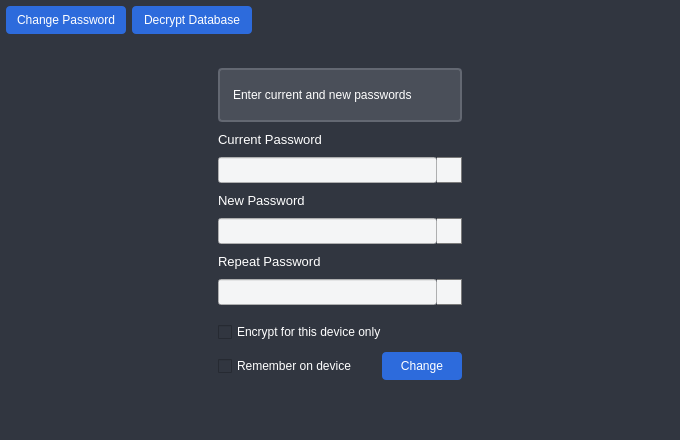
<?xml version="1.0" encoding="UTF-8"?>
<ui version="4.0">
 <class>encryption</class>
 <widget class="QMainWindow" name="encryption">
  <property name="windowModality">
   <enum>Qt::ApplicationModal</enum>
  </property>
  <property name="geometry">
   <rect>
    <x>0</x>
    <y>0</y>
    <width>680</width>
    <height>440</height>
   </rect>
  </property>
  <property name="minimumSize">
   <size>
    <width>680</width>
    <height>440</height>
   </size>
  </property>
  <property name="maximumSize">
   <size>
    <width>680</width>
    <height>440</height>
   </size>
  </property>
  <property name="font">
   <font>
    <pointsize>12</pointsize>
   </font>
  </property>
  <property name="windowTitle">
   <string>MainWindow</string>
  </property>
  <property name="styleSheet">
   <string notr="true">QWidget {
background:#313640;
color: white;
}
QLineEdit {
background-color: #F4F5F6;
color: black;
}
QPushButton {
background: #2D6BDC;
border-radius: 4px;
height: 28px;
width: 80px;
}
QPushButton::hover {
background: #0039AA;
}
QPushButton::pressed {
background: #1452C3;
}
QCheckBox:hover {
	color: #2D6BDC;
}
QCheckBox:checked {
	color: #2D6BDC;
}</string>
  </property>
  <property name="locale">
   <locale language="English" country="UnitedStates"/>
  </property>
  <widget class="QWidget" name="centralwidget">
   <layout class="QVBoxLayout" name="verticalLayout">
    <property name="spacing">
     <number>0</number>
    </property>
    <property name="leftMargin">
     <number>0</number>
    </property>
    <property name="topMargin">
     <number>0</number>
    </property>
    <property name="rightMargin">
     <number>0</number>
    </property>
    <property name="bottomMargin">
     <number>0</number>
    </property>
    <item>
     <widget class="QStackedWidget" name="stacked_widget">
      <property name="font">
       <font>
        <pointsize>10</pointsize>
       </font>
      </property>
      <property name="currentIndex">
       <number>1</number>
      </property>
      <widget class="QWidget" name="encrypt_database">
       <layout class="QGridLayout" name="gridLayout">
        <property name="leftMargin">
         <number>0</number>
        </property>
        <property name="topMargin">
         <number>0</number>
        </property>
        <property name="rightMargin">
         <number>0</number>
        </property>
        <property name="bottomMargin">
         <number>0</number>
        </property>
        <property name="spacing">
         <number>0</number>
        </property>
        <item row="9" column="1">
         <spacer name="verticalSpacer_5">
          <property name="orientation">
           <enum>Qt::Vertical</enum>
          </property>
          <property name="sizeType">
           <enum>QSizePolicy::Fixed</enum>
          </property>
          <property name="sizeHint" stdset="0">
           <size>
            <width>20</width>
            <height>10</height>
           </size>
          </property>
         </spacer>
        </item>
        <item row="0" column="1">
         <spacer name="verticalSpacer_3">
          <property name="orientation">
           <enum>Qt::Vertical</enum>
          </property>
          <property name="sizeHint" stdset="0">
           <size>
            <width>20</width>
            <height>40</height>
           </size>
          </property>
         </spacer>
        </item>
        <item row="4" column="1">
         <spacer name="verticalSpacer_6">
          <property name="orientation">
           <enum>Qt::Vertical</enum>
          </property>
          <property name="sizeType">
           <enum>QSizePolicy::Fixed</enum>
          </property>
          <property name="sizeHint" stdset="0">
           <size>
            <width>20</width>
            <height>10</height>
           </size>
          </property>
         </spacer>
        </item>
        <item row="17" column="1">
         <spacer name="verticalSpacer_7">
          <property name="orientation">
           <enum>Qt::Vertical</enum>
          </property>
          <property name="sizeHint" stdset="0">
           <size>
            <width>20</width>
            <height>40</height>
           </size>
          </property>
         </spacer>
        </item>
        <item row="1" column="1">
         <widget class="QLabel" name="notification_encrypt">
          <property name="sizePolicy">
           <sizepolicy hsizetype="Preferred" vsizetype="Preferred">
            <horstretch>0</horstretch>
            <verstretch>0</verstretch>
           </sizepolicy>
          </property>
          <property name="minimumSize">
           <size>
            <width>244</width>
            <height>54</height>
           </size>
          </property>
          <property name="maximumSize">
           <size>
            <width>244</width>
            <height>54</height>
           </size>
          </property>
          <property name="styleSheet">
           <string notr="true">QLabel {
border: 2px solid #636872;
background-color: #4A4F59;
padding: 10px;
border-radius:4px;
}</string>
          </property>
          <property name="text">
           <string>Enter a password to encrypt the database</string>
          </property>
         </widget>
        </item>
        <item row="12" column="1">
         <spacer name="verticalSpacer">
          <property name="orientation">
           <enum>Qt::Vertical</enum>
          </property>
          <property name="sizeType">
           <enum>QSizePolicy::Fixed</enum>
          </property>
          <property name="sizeHint" stdset="0">
           <size>
            <width>20</width>
            <height>17</height>
           </size>
          </property>
         </spacer>
        </item>
        <item row="6" column="1">
         <layout class="QHBoxLayout" name="horizontalLayout_2">
          <property name="spacing">
           <number>0</number>
          </property>
          <item>
           <widget class="QLineEdit" name="new_password_encrypt">
            <property name="maximumSize">
             <size>
              <width>16777215</width>
              <height>26</height>
             </size>
            </property>
            <property name="echoMode">
             <enum>QLineEdit::Password</enum>
            </property>
           </widget>
          </item>
          <item>
           <widget class="QPushButton" name="new_password_encrypt_button">
            <property name="maximumSize">
             <size>
              <width>16777215</width>
              <height>16777215</height>
             </size>
            </property>
            <property name="styleSheet">
             <string notr="true">QPushButton {
background-color: #F4F5F6;
width: 24px;
height: 24px;
border-radius: 0px;
border: 1px solid #7A7A7A;
border-left: 0px solid #7A7A7A;
}
QPushButton::pressed {
background-color: #C2DEF4;
}</string>
            </property>
            <property name="text">
             <string/>
            </property>
            <property name="icon">
             <iconset resource="../resources/application.qrc">
              <normaloff>:/img/eye.svg</normaloff>:/img/eye.svg</iconset>
            </property>
           </widget>
          </item>
         </layout>
        </item>
        <item row="3" column="1">
         <widget class="QLabel" name="new_password_encrypt_text">
          <property name="font">
           <font>
            <pointsize>10</pointsize>
           </font>
          </property>
          <property name="text">
           <string>New Password</string>
          </property>
         </widget>
        </item>
        <item row="1" column="0">
         <spacer name="horizontalSpacer">
          <property name="orientation">
           <enum>Qt::Horizontal</enum>
          </property>
          <property name="sizeHint" stdset="0">
           <size>
            <width>40</width>
            <height>20</height>
           </size>
          </property>
         </spacer>
        </item>
        <item row="7" column="1">
         <spacer name="verticalSpacer_4">
          <property name="orientation">
           <enum>Qt::Vertical</enum>
          </property>
          <property name="sizeType">
           <enum>QSizePolicy::Fixed</enum>
          </property>
          <property name="sizeHint" stdset="0">
           <size>
            <width>20</width>
            <height>10</height>
           </size>
          </property>
         </spacer>
        </item>
        <item row="14" column="1">
         <spacer name="verticalSpacer_8">
          <property name="orientation">
           <enum>Qt::Vertical</enum>
          </property>
          <property name="sizeType">
           <enum>QSizePolicy::Fixed</enum>
          </property>
          <property name="sizeHint" stdset="0">
           <size>
            <width>20</width>
            <height>10</height>
           </size>
          </property>
         </spacer>
        </item>
        <item row="16" column="1">
         <layout class="QHBoxLayout" name="horizontalLayout">
          <item>
           <widget class="QCheckBox" name="remember_encrypt">
            <property name="text">
             <string>Remember on device</string>
            </property>
           </widget>
          </item>
          <item>
           <widget class="QPushButton" name="encrypt_button">
            <property name="maximumSize">
             <size>
              <width>80</width>
              <height>16777215</height>
             </size>
            </property>
            <property name="text">
             <string>Encrypt</string>
            </property>
           </widget>
          </item>
         </layout>
        </item>
        <item row="10" column="1">
         <layout class="QHBoxLayout" name="horizontalLayout_3">
          <property name="spacing">
           <number>0</number>
          </property>
          <item>
           <widget class="QLineEdit" name="repeat_password_encrypt">
            <property name="maximumSize">
             <size>
              <width>16777215</width>
              <height>26</height>
             </size>
            </property>
            <property name="echoMode">
             <enum>QLineEdit::Password</enum>
            </property>
           </widget>
          </item>
          <item>
           <widget class="QPushButton" name="repeat_password_encrypt_button">
            <property name="maximumSize">
             <size>
              <width>16777215</width>
              <height>16777215</height>
             </size>
            </property>
            <property name="styleSheet">
             <string notr="true">QPushButton {
background-color: #F4F5F6;
width: 24px;
height: 24px;
border-radius: 0px;
border: 1px solid #7A7A7A;
border-left: 0px solid #7A7A7A;
}
QPushButton::pressed {
background-color: #C2DEF4;
}</string>
            </property>
            <property name="text">
             <string/>
            </property>
            <property name="icon">
             <iconset resource="../resources/application.qrc">
              <normaloff>:/img/eye.svg</normaloff>:/img/eye.svg</iconset>
            </property>
           </widget>
          </item>
         </layout>
        </item>
        <item row="1" column="2">
         <spacer name="horizontalSpacer_2">
          <property name="orientation">
           <enum>Qt::Horizontal</enum>
          </property>
          <property name="sizeHint" stdset="0">
           <size>
            <width>40</width>
            <height>20</height>
           </size>
          </property>
         </spacer>
        </item>
        <item row="2" column="1">
         <spacer name="verticalSpacer_2">
          <property name="orientation">
           <enum>Qt::Vertical</enum>
          </property>
          <property name="sizeType">
           <enum>QSizePolicy::Fixed</enum>
          </property>
          <property name="sizeHint" stdset="0">
           <size>
            <width>20</width>
            <height>10</height>
           </size>
          </property>
         </spacer>
        </item>
        <item row="8" column="1">
         <widget class="QLabel" name="repeat_password_encrypt_text">
          <property name="font">
           <font>
            <pointsize>10</pointsize>
           </font>
          </property>
          <property name="text">
           <string>Repeat Password</string>
          </property>
         </widget>
        </item>
        <item row="13" column="1">
         <layout class="QHBoxLayout" name="horizontalLayout_4">
          <item>
           <widget class="QCheckBox" name="use_hwid_encrypt">
            <property name="text">
             <string>Encrypt for this device only</string>
            </property>
           </widget>
          </item>
         </layout>
        </item>
       </layout>
      </widget>
      <widget class="QWidget" name="other_action">
       <layout class="QVBoxLayout" name="verticalLayout_2">
        <property name="spacing">
         <number>0</number>
        </property>
        <property name="leftMargin">
         <number>6</number>
        </property>
        <property name="topMargin">
         <number>6</number>
        </property>
        <property name="rightMargin">
         <number>6</number>
        </property>
        <property name="bottomMargin">
         <number>6</number>
        </property>
        <item>
         <layout class="QHBoxLayout" name="horizontalLayout_5">
          <property name="spacing">
           <number>0</number>
          </property>
          <item>
           <widget class="QPushButton" name="change_password_button">
            <property name="minimumSize">
             <size>
              <width>120</width>
              <height>0</height>
             </size>
            </property>
            <property name="text">
             <string>Change Password</string>
            </property>
           </widget>
          </item>
          <item>
           <spacer name="horizontalSpacer_4">
            <property name="orientation">
             <enum>Qt::Horizontal</enum>
            </property>
            <property name="sizeType">
             <enum>QSizePolicy::Fixed</enum>
            </property>
            <property name="sizeHint" stdset="0">
             <size>
              <width>6</width>
              <height>20</height>
             </size>
            </property>
           </spacer>
          </item>
          <item>
           <widget class="QPushButton" name="decrypt_database_button">
            <property name="minimumSize">
             <size>
              <width>120</width>
              <height>0</height>
             </size>
            </property>
            <property name="text">
             <string>Decrypt Database</string>
            </property>
           </widget>
          </item>
          <item>
           <spacer name="horizontalSpacer_3">
            <property name="orientation">
             <enum>Qt::Horizontal</enum>
            </property>
            <property name="sizeHint" stdset="0">
             <size>
              <width>40</width>
              <height>20</height>
             </size>
            </property>
           </spacer>
          </item>
         </layout>
        </item>
        <item>
         <widget class="QStackedWidget" name="other_action_stacked_widget">
          <widget class="QWidget" name="change_password">
           <layout class="QGridLayout" name="gridLayout_3">
            <property name="leftMargin">
             <number>0</number>
            </property>
            <property name="topMargin">
             <number>0</number>
            </property>
            <property name="rightMargin">
             <number>0</number>
            </property>
            <property name="bottomMargin">
             <number>0</number>
            </property>
            <property name="spacing">
             <number>0</number>
            </property>
            <item row="1" column="0">
             <spacer name="horizontalSpacer_7">
              <property name="orientation">
               <enum>Qt::Horizontal</enum>
              </property>
              <property name="sizeHint" stdset="0">
               <size>
                <width>40</width>
                <height>20</height>
               </size>
              </property>
             </spacer>
            </item>
            <item row="8" column="1">
             <widget class="QLabel" name="new__change_password_text">
              <property name="font">
               <font>
                <pointsize>10</pointsize>
               </font>
              </property>
              <property name="text">
               <string>New Password</string>
              </property>
             </widget>
            </item>
            <item row="19" column="1">
             <spacer name="verticalSpacer_17">
              <property name="orientation">
               <enum>Qt::Vertical</enum>
              </property>
              <property name="sizeType">
               <enum>QSizePolicy::Fixed</enum>
              </property>
              <property name="sizeHint" stdset="0">
               <size>
                <width>20</width>
                <height>10</height>
               </size>
              </property>
             </spacer>
            </item>
            <item row="11" column="1">
             <layout class="QHBoxLayout" name="horizontalLayout_9">
              <property name="spacing">
               <number>0</number>
              </property>
              <item>
               <widget class="QLineEdit" name="new_change_password">
                <property name="minimumSize">
                 <size>
                  <width>0</width>
                  <height>26</height>
                 </size>
                </property>
                <property name="maximumSize">
                 <size>
                  <width>16777215</width>
                  <height>26</height>
                 </size>
                </property>
                <property name="echoMode">
                 <enum>QLineEdit::Password</enum>
                </property>
               </widget>
              </item>
              <item>
               <widget class="QPushButton" name="new_change_password_eye_button">
                <property name="styleSheet">
                 <string notr="true">QPushButton {
background-color: #F4F5F6;
width: 24px;
height: 24px;
border-radius: 0px;
border: 1px solid #7A7A7A;
border-left: 0px solid #7A7A7A;
}
QPushButton::pressed {
background-color: #C2DEF4;
}</string>
                </property>
                <property name="text">
                 <string/>
                </property>
                <property name="icon">
                 <iconset resource="../resources/application.qrc">
                  <normaloff>:/img/eye.svg</normaloff>:/img/eye.svg</iconset>
                </property>
               </widget>
              </item>
             </layout>
            </item>
            <item row="12" column="1">
             <spacer name="verticalSpacer_20">
              <property name="orientation">
               <enum>Qt::Vertical</enum>
              </property>
              <property name="sizeType">
               <enum>QSizePolicy::Fixed</enum>
              </property>
              <property name="sizeHint" stdset="0">
               <size>
                <width>20</width>
                <height>10</height>
               </size>
              </property>
             </spacer>
            </item>
            <item row="6" column="1">
             <layout class="QHBoxLayout" name="horizontalLayout_12">
              <property name="spacing">
               <number>0</number>
              </property>
              <item>
               <widget class="QLineEdit" name="current_change_password">
                <property name="minimumSize">
                 <size>
                  <width>0</width>
                  <height>26</height>
                 </size>
                </property>
                <property name="maximumSize">
                 <size>
                  <width>16777215</width>
                  <height>26</height>
                 </size>
                </property>
                <property name="echoMode">
                 <enum>QLineEdit::Password</enum>
                </property>
               </widget>
              </item>
              <item>
               <widget class="QPushButton" name="current_change_password_eye_button">
                <property name="styleSheet">
                 <string notr="true">QPushButton {
background-color: #F4F5F6;
width: 24px;
height: 24px;
border-radius: 0px;
border: 1px solid #7A7A7A;
border-left: 0px solid #7A7A7A;
}
QPushButton::pressed {
background-color: #C2DEF4;
}</string>
                </property>
                <property name="text">
                 <string/>
                </property>
                <property name="icon">
                 <iconset resource="../resources/application.qrc">
                  <normaloff>:/img/eye.svg</normaloff>:/img/eye.svg</iconset>
                </property>
               </widget>
              </item>
             </layout>
            </item>
            <item row="18" column="1">
             <layout class="QHBoxLayout" name="horizontalLayout_6">
              <property name="spacing">
               <number>0</number>
              </property>
              <item>
               <widget class="QCheckBox" name="use_hwid_change_password">
                <property name="text">
                 <string>Encrypt for this device only</string>
                </property>
               </widget>
              </item>
             </layout>
            </item>
            <item row="20" column="1">
             <layout class="QHBoxLayout" name="horizontalLayout_7">
              <property name="spacing">
               <number>0</number>
              </property>
              <item>
               <widget class="QCheckBox" name="remember_change_password">
                <property name="text">
                 <string>Remember on device</string>
                </property>
               </widget>
              </item>
              <item>
               <widget class="QPushButton" name="submit_change_password">
                <property name="maximumSize">
                 <size>
                  <width>80</width>
                  <height>16777215</height>
                 </size>
                </property>
                <property name="text">
                 <string>Change</string>
                </property>
               </widget>
              </item>
             </layout>
            </item>
            <item row="9" column="1">
             <spacer name="verticalSpacer_21">
              <property name="orientation">
               <enum>Qt::Vertical</enum>
              </property>
              <property name="sizeType">
               <enum>QSizePolicy::Fixed</enum>
              </property>
              <property name="sizeHint" stdset="0">
               <size>
                <width>20</width>
                <height>10</height>
               </size>
              </property>
             </spacer>
            </item>
            <item row="1" column="2">
             <spacer name="horizontalSpacer_8">
              <property name="orientation">
               <enum>Qt::Horizontal</enum>
              </property>
              <property name="sizeHint" stdset="0">
               <size>
                <width>40</width>
                <height>20</height>
               </size>
              </property>
             </spacer>
            </item>
            <item row="1" column="1">
             <widget class="QLabel" name="notification_change_password">
              <property name="sizePolicy">
               <sizepolicy hsizetype="Preferred" vsizetype="Preferred">
                <horstretch>0</horstretch>
                <verstretch>0</verstretch>
               </sizepolicy>
              </property>
              <property name="minimumSize">
               <size>
                <width>244</width>
                <height>54</height>
               </size>
              </property>
              <property name="maximumSize">
               <size>
                <width>244</width>
                <height>54</height>
               </size>
              </property>
              <property name="font">
               <font>
                <pointsize>9</pointsize>
               </font>
              </property>
              <property name="styleSheet">
               <string notr="true">QLabel {
border: 2px solid #636872;
background-color: #4A4F59;
padding: 10px;
border-radius:4px;
}</string>
              </property>
              <property name="text">
               <string>Enter current and new passwords</string>
              </property>
             </widget>
            </item>
            <item row="2" column="1">
             <spacer name="verticalSpacer_24">
              <property name="orientation">
               <enum>Qt::Vertical</enum>
              </property>
              <property name="sizeType">
               <enum>QSizePolicy::Fixed</enum>
              </property>
              <property name="sizeHint" stdset="0">
               <size>
                <width>20</width>
                <height>10</height>
               </size>
              </property>
             </spacer>
            </item>
            <item row="15" column="1">
             <layout class="QHBoxLayout" name="horizontalLayout_8">
              <property name="spacing">
               <number>0</number>
              </property>
              <item>
               <widget class="QLineEdit" name="repeat_change_password">
                <property name="minimumSize">
                 <size>
                  <width>0</width>
                  <height>26</height>
                 </size>
                </property>
                <property name="maximumSize">
                 <size>
                  <width>16777215</width>
                  <height>26</height>
                 </size>
                </property>
                <property name="echoMode">
                 <enum>QLineEdit::Password</enum>
                </property>
               </widget>
              </item>
              <item>
               <widget class="QPushButton" name="repeat_change_password_eye_button">
                <property name="styleSheet">
                 <string notr="true">QPushButton {
background-color: #F4F5F6;
width: 24px;
height: 24px;
border-radius: 0px;
border: 1px solid #7A7A7A;
border-left: 0px solid #7A7A7A;
}
QPushButton::pressed {
background-color: #C2DEF4;
}</string>
                </property>
                <property name="text">
                 <string/>
                </property>
                <property name="icon">
                 <iconset resource="../resources/application.qrc">
                  <normaloff>:/img/eye.svg</normaloff>:/img/eye.svg</iconset>
                </property>
               </widget>
              </item>
             </layout>
            </item>
            <item row="17" column="1">
             <spacer name="verticalSpacer_18">
              <property name="orientation">
               <enum>Qt::Vertical</enum>
              </property>
              <property name="sizeType">
               <enum>QSizePolicy::Fixed</enum>
              </property>
              <property name="sizeHint" stdset="0">
               <size>
                <width>20</width>
                <height>17</height>
               </size>
              </property>
             </spacer>
            </item>
            <item row="4" column="1">
             <spacer name="verticalSpacer_23">
              <property name="orientation">
               <enum>Qt::Vertical</enum>
              </property>
              <property name="sizeType">
               <enum>QSizePolicy::Fixed</enum>
              </property>
              <property name="sizeHint" stdset="0">
               <size>
                <width>20</width>
                <height>10</height>
               </size>
              </property>
             </spacer>
            </item>
            <item row="13" column="1">
             <widget class="QLabel" name="repeat_change_password_text">
              <property name="font">
               <font>
                <pointsize>10</pointsize>
               </font>
              </property>
              <property name="text">
               <string>Repeat Password</string>
              </property>
             </widget>
            </item>
            <item row="21" column="1">
             <spacer name="verticalSpacer_15">
              <property name="orientation">
               <enum>Qt::Vertical</enum>
              </property>
              <property name="sizeHint" stdset="0">
               <size>
                <width>20</width>
                <height>40</height>
               </size>
              </property>
             </spacer>
            </item>
            <item row="0" column="1">
             <spacer name="verticalSpacer_16">
              <property name="orientation">
               <enum>Qt::Vertical</enum>
              </property>
              <property name="sizeHint" stdset="0">
               <size>
                <width>20</width>
                <height>40</height>
               </size>
              </property>
             </spacer>
            </item>
            <item row="7" column="1">
             <spacer name="verticalSpacer_22">
              <property name="orientation">
               <enum>Qt::Vertical</enum>
              </property>
              <property name="sizeType">
               <enum>QSizePolicy::Fixed</enum>
              </property>
              <property name="sizeHint" stdset="0">
               <size>
                <width>20</width>
                <height>10</height>
               </size>
              </property>
             </spacer>
            </item>
            <item row="14" column="1">
             <spacer name="verticalSpacer_19">
              <property name="orientation">
               <enum>Qt::Vertical</enum>
              </property>
              <property name="sizeType">
               <enum>QSizePolicy::Fixed</enum>
              </property>
              <property name="sizeHint" stdset="0">
               <size>
                <width>20</width>
                <height>10</height>
               </size>
              </property>
             </spacer>
            </item>
            <item row="3" column="1">
             <widget class="QLabel" name="current_change_password_text">
              <property name="font">
               <font>
                <pointsize>10</pointsize>
               </font>
              </property>
              <property name="text">
               <string>Current Password</string>
              </property>
             </widget>
            </item>
            <item row="22" column="1">
             <spacer name="verticalSpacer_25">
              <property name="orientation">
               <enum>Qt::Vertical</enum>
              </property>
              <property name="sizeType">
               <enum>QSizePolicy::Fixed</enum>
              </property>
              <property name="sizeHint" stdset="0">
               <size>
                <width>20</width>
                <height>20</height>
               </size>
              </property>
             </spacer>
            </item>
           </layout>
          </widget>
          <widget class="QWidget" name="decrypt_database">
           <layout class="QGridLayout" name="gridLayout_2">
            <property name="leftMargin">
             <number>0</number>
            </property>
            <property name="topMargin">
             <number>0</number>
            </property>
            <property name="rightMargin">
             <number>0</number>
            </property>
            <property name="bottomMargin">
             <number>0</number>
            </property>
            <property name="spacing">
             <number>0</number>
            </property>
            <item row="2" column="1">
             <spacer name="verticalSpacer_10">
              <property name="orientation">
               <enum>Qt::Vertical</enum>
              </property>
              <property name="sizeType">
               <enum>QSizePolicy::Fixed</enum>
              </property>
              <property name="sizeHint" stdset="0">
               <size>
                <width>20</width>
                <height>10</height>
               </size>
              </property>
             </spacer>
            </item>
            <item row="1" column="1">
             <widget class="QLabel" name="notification_decrypt">
              <property name="sizePolicy">
               <sizepolicy hsizetype="Preferred" vsizetype="Preferred">
                <horstretch>0</horstretch>
                <verstretch>0</verstretch>
               </sizepolicy>
              </property>
              <property name="minimumSize">
               <size>
                <width>244</width>
                <height>54</height>
               </size>
              </property>
              <property name="maximumSize">
               <size>
                <width>244</width>
                <height>54</height>
               </size>
              </property>
              <property name="styleSheet">
               <string notr="true">QLabel {
border: 2px solid #636872;
background-color: #4A4F59;
padding: 10px;
border-radius:4px;
}</string>
              </property>
              <property name="text">
               <string>Enter a password to decrypt the database</string>
              </property>
             </widget>
            </item>
            <item row="6" column="1">
             <layout class="QHBoxLayout" name="horizontalLayout_11">
              <property name="spacing">
               <number>0</number>
              </property>
              <item>
               <widget class="QLineEdit" name="current_password_decrypt">
                <property name="minimumSize">
                 <size>
                  <width>0</width>
                  <height>26</height>
                 </size>
                </property>
                <property name="maximumSize">
                 <size>
                  <width>16777215</width>
                  <height>26</height>
                 </size>
                </property>
                <property name="echoMode">
                 <enum>QLineEdit::Password</enum>
                </property>
               </widget>
              </item>
              <item>
               <widget class="QPushButton" name="current_password_decrypt_eye_button">
                <property name="styleSheet">
                 <string notr="true">QPushButton {
background-color: #F4F5F6;
width: 24px;
height: 24px;
border-radius: 0px;
border: 1px solid #7A7A7A;
border-left: 0px solid #7A7A7A;
}
QPushButton::pressed {
background-color: #C2DEF4;
}</string>
                </property>
                <property name="text">
                 <string/>
                </property>
                <property name="icon">
                 <iconset resource="../resources/application.qrc">
                  <normaloff>:/img/eye.svg</normaloff>:/img/eye.svg</iconset>
                </property>
               </widget>
              </item>
             </layout>
            </item>
            <item row="0" column="1">
             <spacer name="verticalSpacer_13">
              <property name="orientation">
               <enum>Qt::Vertical</enum>
              </property>
              <property name="sizeHint" stdset="0">
               <size>
                <width>20</width>
                <height>40</height>
               </size>
              </property>
             </spacer>
            </item>
            <item row="4" column="1">
             <spacer name="verticalSpacer_11">
              <property name="orientation">
               <enum>Qt::Vertical</enum>
              </property>
              <property name="sizeType">
               <enum>QSizePolicy::Fixed</enum>
              </property>
              <property name="sizeHint" stdset="0">
               <size>
                <width>20</width>
                <height>10</height>
               </size>
              </property>
             </spacer>
            </item>
            <item row="8" column="1">
             <layout class="QHBoxLayout" name="horizontalLayout_10">
              <item>
               <widget class="QCheckBox" name="use_hwid_decrypt">
                <property name="text">
                 <string>Encrypted for this device</string>
                </property>
               </widget>
              </item>
              <item>
               <widget class="QPushButton" name="decrypt_button">
                <property name="maximumSize">
                 <size>
                  <width>80</width>
                  <height>16777215</height>
                 </size>
                </property>
                <property name="text">
                 <string>Decrypt</string>
                </property>
               </widget>
              </item>
             </layout>
            </item>
            <item row="7" column="1">
             <spacer name="verticalSpacer_9">
              <property name="orientation">
               <enum>Qt::Vertical</enum>
              </property>
              <property name="sizeType">
               <enum>QSizePolicy::Fixed</enum>
              </property>
              <property name="sizeHint" stdset="0">
               <size>
                <width>20</width>
                <height>17</height>
               </size>
              </property>
             </spacer>
            </item>
            <item row="3" column="1">
             <widget class="QLabel" name="current_password_decrypt_text">
              <property name="font">
               <font>
                <pointsize>10</pointsize>
               </font>
              </property>
              <property name="text">
               <string>Current Password</string>
              </property>
             </widget>
            </item>
            <item row="10" column="1">
             <spacer name="verticalSpacer_12">
              <property name="orientation">
               <enum>Qt::Vertical</enum>
              </property>
              <property name="sizeType">
               <enum>QSizePolicy::Fixed</enum>
              </property>
              <property name="sizeHint" stdset="0">
               <size>
                <width>20</width>
                <height>20</height>
               </size>
              </property>
             </spacer>
            </item>
            <item row="1" column="0">
             <spacer name="horizontalSpacer_5">
              <property name="orientation">
               <enum>Qt::Horizontal</enum>
              </property>
              <property name="sizeHint" stdset="0">
               <size>
                <width>40</width>
                <height>20</height>
               </size>
              </property>
             </spacer>
            </item>
            <item row="1" column="2">
             <spacer name="horizontalSpacer_6">
              <property name="orientation">
               <enum>Qt::Horizontal</enum>
              </property>
              <property name="sizeHint" stdset="0">
               <size>
                <width>40</width>
                <height>20</height>
               </size>
              </property>
             </spacer>
            </item>
            <item row="9" column="1">
             <spacer name="verticalSpacer_14">
              <property name="orientation">
               <enum>Qt::Vertical</enum>
              </property>
              <property name="sizeHint" stdset="0">
               <size>
                <width>20</width>
                <height>40</height>
               </size>
              </property>
             </spacer>
            </item>
           </layout>
          </widget>
         </widget>
        </item>
       </layout>
      </widget>
      <widget class="QWidget" name="change_database_password"/>
     </widget>
    </item>
   </layout>
  </widget>
 </widget>
 <resources>
  <include location="../resources/application.qrc"/>
 </resources>
 <connections/>
</ui>
